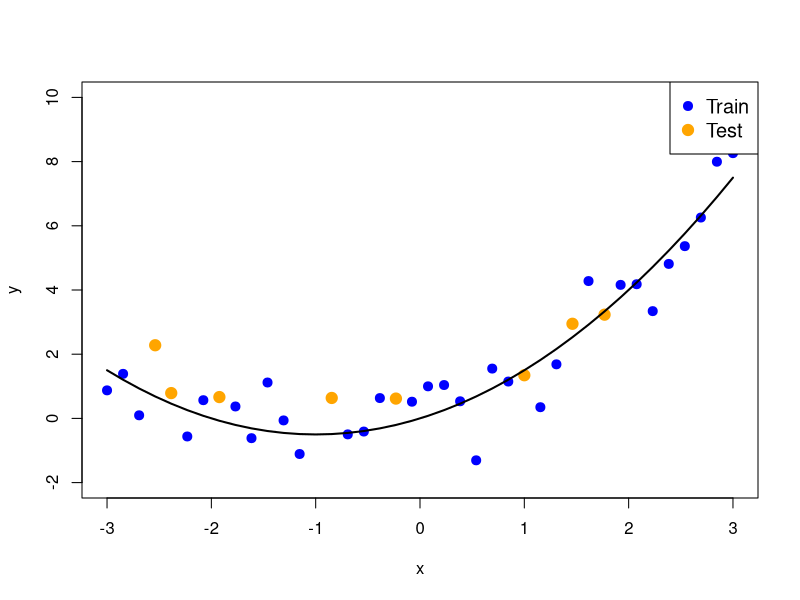
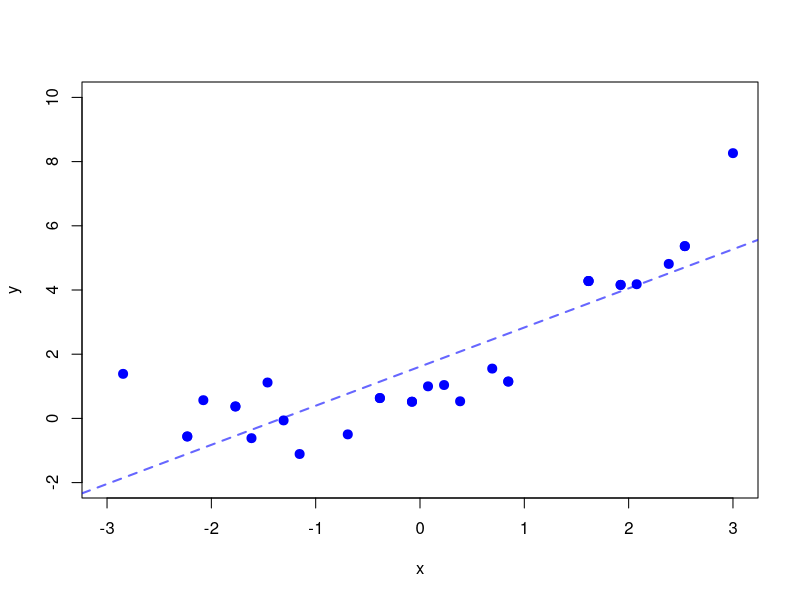
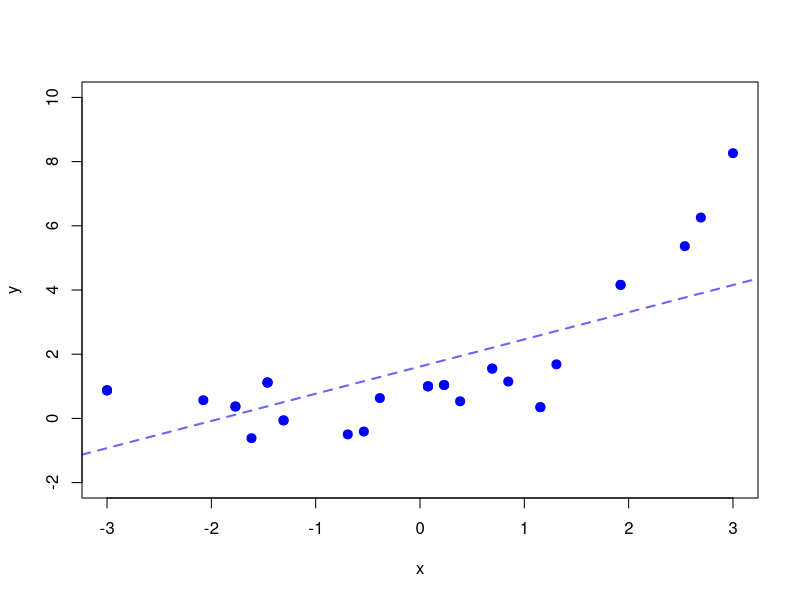
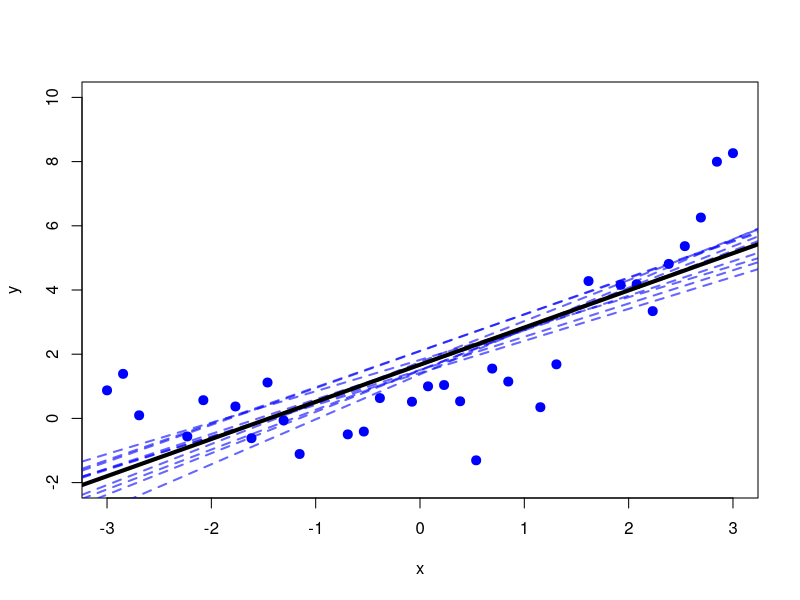
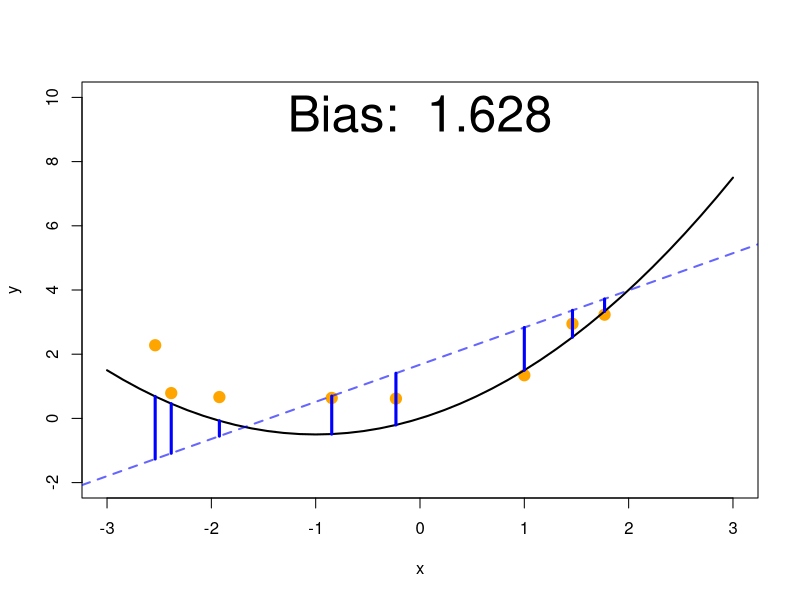
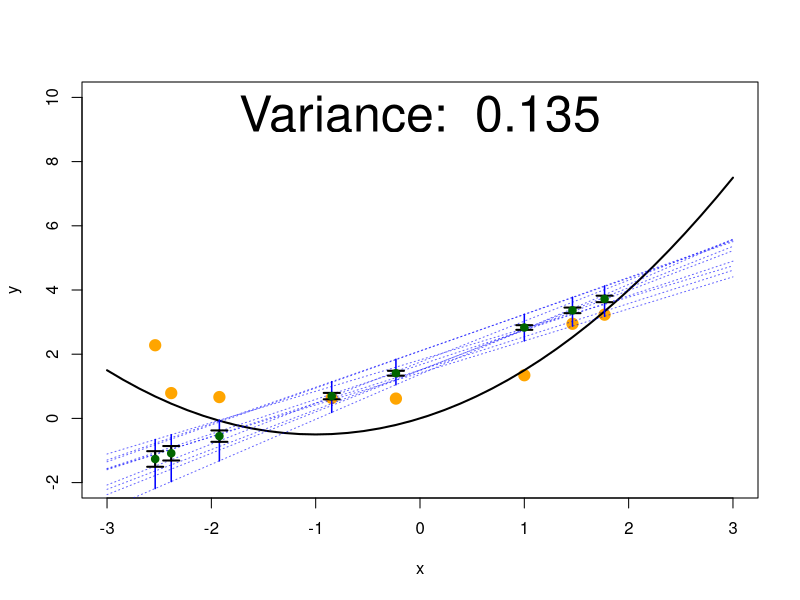
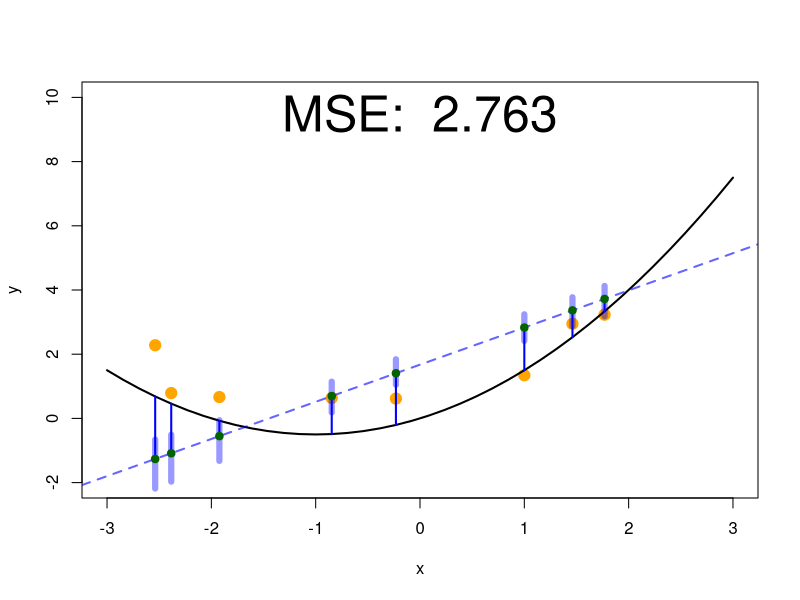
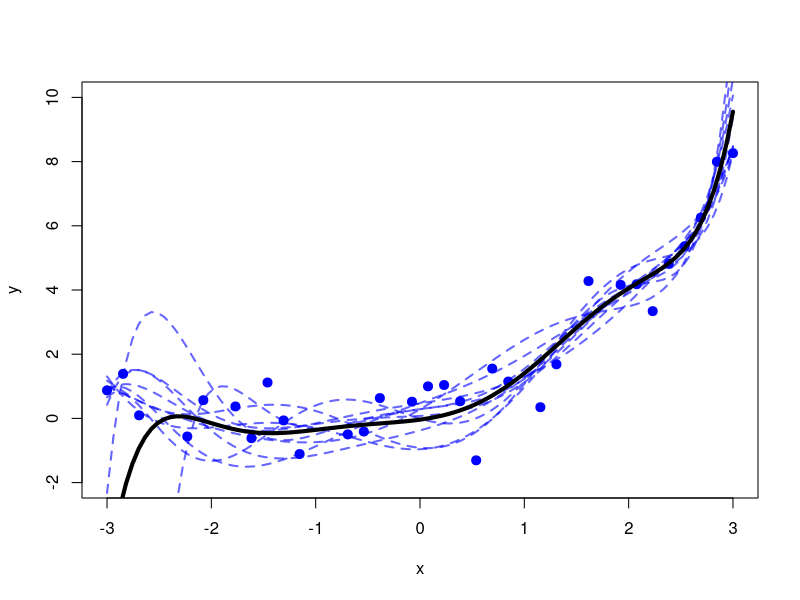

The R script that drew these images, in order:
# ------------------------------------------------------------------------------
# bias-var-decomposition
# ------------------------------------------------------------------------------

set.seed(1)

calculate_polynomial <- function(coef,poly_grade,x){
    # Calculate the polynomial using the coeffficients
    y <- coef[1]
    for (i in 2:(poly_grade+1)){
        y <- y + coef[i] * x^(i-1)
    }
    return(y)
}

plot_polynomial <- function(coef,poly_grade,color="blue",lwd=2,lty=2){
    # Plot the polynomial using the coeffficients
    x <- seq(-3, 3, length.out = 100)
    y <- calculate_polynomial(coef,poly_grade,x)
    # 
    lines(x, y, col = color, lwd=lwd,lty=lty)
}

train_model <- function(training_lenght,X_train,Y_train,poly_grade=1,plot_points = FALSE){
    # Bootstrap the training data
    sample_index <- sample(1:training_length, training_length, replace = TRUE)
    X_train_sample <- X_train[sample_index]
    Y_train_sample <- Y_train[sample_index]
    # Make a dashed line with the model if the flag is true
    if (plot_points){
        plot(X_train_sample, Y_train_sample, col = "blue", pch = 19, cex = 1.2, xlim = c(-3, 3), ylim = c(-2, 10), xlab = "x",ylab = "y")
    }
    model = lm(Y_train_sample ~ poly(X_train_sample, poly_grade,raw=TRUE))
    if (poly_grade == 1){
        abline(model,col=rgb(0, 0, 1, 0.6), lwd = 2, lty=2)
    }
    if (poly_grade > 1){
        plot_polynomial(coef(model), poly_grade, color=rgb(0, 0, 1, 0.6))
        }
    return(coef(model))
}

save_plot <- function(path){
png(path)
}

data_length=40
training_fraction <- 0.80
training_length <- round(training_fraction * data_length)
number_of_models=10

X <- seq(-3, 3, length.out = data_length)
# Apply a polynomial transformation to X and add noise
error_std <- 1
Y_noiseless <-  X + 0.5 * X^2
Y <- Y_noiseless+ rnorm(data_length, mean = 0, sd = error_std)

# Divide the data into training and test
train_index <- sample(1:data_length, training_length )
X_train <- X[train_index]
Y_train <- Y[train_index]
X_test <- X[-train_index]
Y_test <- Y[-train_index]
Y_true_test <- Y_noiseless[-train_index]

### 1st plot: Plot of train and test data
save_plot("../figure/bias_variance_decomposition-train_test.png")
plot(X_train, Y_train, col = "blue", pch = 19, cex = 1.2, xlim = c(-3, 3), ylim = c(-2, 10),xlab = "x",ylab = "y")
points(X[-train_index], Y[-train_index], col = "orange", pch = 19, cex = 1.5)
# add a legend
legend("topright", legend = c("Train", "Test"), col = c("blue", "orange"), pch = 19, pt.cex = c(1.2, 1.5), cex=1.2)
lines(X, Y_noiseless, col = "black", lwd = 2)
dev.off()

### 2nd plot: Explain the sampling with replacement ( bootstrap), show it two times
save_plot("../figure/bias_variance_decomposition-bootstrap_2.png")
train_model(training_length,X_train,Y_train,1,TRUE)
dev.off()
save_plot("../figure/bias_variance_decomposition-bootstrap_1.png")
train_model(training_length,X_train,Y_train,1,TRUE)
dev.off()


### 3th plot: Train N models using different samples from the training data and show them, also show the average model
coef_list <- list()
save_plot("../figure/bias_variance_decomposition-linear_model.png")
plot(X_train, Y_train, col = "blue", pch = 19, cex = 1.2, xlim = c(-3, 3), ylim = c(-2, 10),xlab = "x",ylab = "y")
for (i in 1:number_of_models) {
  coef_list[[i]] <- train_model(training_length,X_train,Y_train,1,FALSE)

}
coef_df <- do.call(rbind, coef_list)
coef_df_mean <- apply(coef_df, 2, mean)
abline(coef_df_mean, col = "black", lwd = 4)
dev.off()


### 4th plot: Plot test points, real model, average model and show the bias
save_plot("../figure/bias_variance_decomposition-linear_model_bias.png")
bias = mean(((coef_df_mean[1] + coef_df_mean[2] * X_test) - ( X_test + 0.5 * X_test^2))^2)
plot(X_test, Y_test, col = "orange", pch = 19, cex = 1.5, xlim = c(-3, 3), ylim = c(-2, 10),xlab = "x",ylab = "y")
lines(X, Y_noiseless, col = "black", lwd = 2)
abline(coef_df_mean, col=rgb(0, 0, 1, 0.6), lwd = 2, lty=2)
segments(X_test,Y_true_test, X_test, calculate_polynomial(coef_df_mean,1,X_test), col = "blue", lwd = 3, lty = 'solid')
# calculate the mean bias with respect to the real model in the test data
text(0, 9.5, paste("Bias: ",round(bias,3)), cex = 3)
dev.off()

### 5th plot: Plot test points, real model, and the predictions of each trained model
save_plot("../figure/bias_variance_decomposition-linear_model_variance.png")
Y_test_predicted <- matrix(0, nrow = number_of_models, ncol = length(X_test))
for (i in 1:number_of_models) {
  Y_test_predicted[i,] <-  coef_list[[i]][1] + coef_list[[i]][2] * X_test
}
prediction_means <- apply(Y_test_predicted, 2, mean)
prediction_vars <- apply(Y_test_predicted, 2, var)
prediction_min <- apply(Y_test_predicted, 2, min)
prediction_max <- apply(Y_test_predicted, 2, max)
plot(X_test, Y_test, col = "orange", pch = 19, cex = 1.5,
     xlim = c(-3, 3), ylim = c(-2, 10), xlab = "x", ylab = "y")
lines(X, Y_noiseless, col = "black", lwd = 2)
for (i in 1:number_of_models) {
  plot_polynomial(coef_list[[i]], 1, col = rgb(0, 0, 1, 0.6), lwd = 1, lty = 3)
}
for (j in 1:length(X_test)) {
  segments(X_test[j], prediction_min[j], X_test[j], prediction_max[j],
           col = "blue", lty = 'solid', lwd = 1.5)
}
arrows(X_test,
       prediction_means - prediction_vars,
       X_test,
       prediction_means + prediction_vars,
       angle = 90, code = 3, length = 0.08,
       col = "black", lwd = 2)
points(X_test, prediction_means, col = "darkgreen", pch = 19, cex = 1)
text(0, 9.5, paste("Variance: ", round(mean(prediction_vars), 3)), cex = 3)
dev.off()


### 6th plot: MSE
save_plot("../figure/bias_variance_decomposition-linear_model_mse.png")

Y_pred_mean <- calculate_polynomial(coef_df_mean, 1, X_test)
bias_squared <- (Y_pred_mean - Y_true_test)^2
variance <- prediction_vars
noise <- rep(error_std^2, length(X_test))

# MSE = Bias² + Variance + Noise
mse <- bias_squared + variance + noise
mse_total <- mean(mse)

plot(X_test, Y_test, col = "orange", pch = 19, cex = 1.5,
     xlim = c(-3, 3), ylim = c(-2, 10),
     xlab = "x", ylab = "y")
lines(X, Y_noiseless, col = "black", lwd = 2)
abline(coef_df_mean, col = rgb(0, 0, 1, 0.6), lwd = 2, lty=2)
segments(X_test, Y_true_test, X_test, Y_pred_mean,
         col = "blue", lwd = 2) # bias
prediction_min <- apply(Y_test_predicted, 2, min)
prediction_max <- apply(Y_test_predicted, 2, max)

for (j in 1:length(X_test)) {
  segments(X_test[j], prediction_min[j], X_test[j], prediction_max[j],
           col = rgb(0,0,1,0.4), lty = 'solid', lwd = 6)
} # var
points(X_test, Y_pred_mean, col = "darkgreen", pch = 19, cex = 1)
text(0, 9.5, paste("MSE: ", round(mse_total, 3)), cex = 3)

dev.off()


###### Now, a much more complex model ######
grade=7
### 7th plot: Train N models using different samples from the training data and show them, also show the average model
coef_list <- list()
save_plot("../figure/bias_variance_decomposition-complex_model.png")
plot(X_train, Y_train, col = "blue", pch = 19, cex = 1.2, xlim = c(-3, 3), ylim = c(-2, 10),xlab = "x",ylab = "y")
for (i in 1:number_of_models) {
  coef_list[[i]] <- train_model(training_length,X_train,Y_train,grade,FALSE)
}
coef_df <- do.call(rbind, coef_list)
coef_df_mean <- apply(coef_df, 2, mean)
plot_polynomial(coef_df_mean,grade,"black",4,1)
dev.off()

### 8th plot: Plot test points, real model, average model and show the bias
save_plot("../figure/bias_variance_decomposition-complex_model_bias.png")
bias=mean(((calculate_polynomial(coef_df_mean,grade,X_test)) - (X_test + 0.5 * X_test^2))^2)
plot(X_test, Y_test, col = "orange", pch = 19, cex = 1.5,xlim = c(-3, 3), ylim = c(-2, 10),xlab = "x",ylab = "y")
lines(X, Y_noiseless, col = "black", lwd = 2)
plot_polynomial(coef_df_mean,grade,rgb(0, 0, 1, 0.6),2,2)
segments(X_test,Y_true_test, X_test, calculate_polynomial(coef_df_mean,grade,X_test), col = "blue", lwd = 3, lty = 'solid')
text(0, 9.5, paste("Bias: ",round(bias,3)), cex = 3)
dev.off()


### 9th plot: Plot test points, real model, and the predictions of each trained model
save_plot("../figure/bias_variance_decomposition-complex_model_variance.png")
Y_test_predicted <- matrix(0, nrow = number_of_models, ncol = length(X_test))
for (i in 1:number_of_models) {
  Y_test_predicted[i,] <-  calculate_polynomial(coef_list[[i]],grade,X_test)
}
prediction_means <- apply(Y_test_predicted, 2, mean)
prediction_vars <- apply(Y_test_predicted, 2, var)
prediction_min <- apply(Y_test_predicted, 2, min)
prediction_max <- apply(Y_test_predicted, 2, max)
plot(X_test, Y_test, col = "orange", pch = 19, cex = 1.5,
     xlim = c(-3, 3), ylim = c(-2, 10), xlab = "x", ylab = "y")
lines(X, Y_noiseless, col = "black", lwd = 2)
for (i in 1:number_of_models) {
  plot_polynomial(coef_list[[i]], grade, col = rgb(0, 0, 1, 0.6), lwd = 1, lty = 3)
}
for (j in 1:length(X_test)) {
  segments(X_test[j], prediction_min[j], X_test[j], prediction_max[j],
           col = "blue", lty = 'solid', lwd = 1.5)
}
arrows(X_test,
       prediction_means - prediction_vars,
       X_test,
       prediction_means + prediction_vars,
       angle = 90, code = 3, length = 0.08,
       col = "black", lwd = 2)
points(X_test, prediction_means, col = "darkgreen", pch = 19, cex = 1)
text(0, 9.5, paste("Variance: ", round(mean(prediction_vars), 3)), cex = 3)
dev.off()


### 10th plot: MSE
save_plot("../figure/bias_variance_decomposition-complex_model_mse.png")

Y_pred_mean <- calculate_polynomial(coef_df_mean, grade, X_test)
bias_squared <- (Y_pred_mean - Y_true_test)^2
variance <- prediction_vars
noise <- rep(error_std^2, length(X_test))

# MSE = Bias² + Variance + Noise
mse <- bias_squared + variance + noise
mse_total <- mean(mse)

plot(X_test, Y_test, col = "orange", pch = 19, cex = 1.5,
     xlim = c(-3, 3), ylim = c(-2, 10),
     xlab = "x", ylab = "y")
lines(X, Y_noiseless, col = "black", lwd = 2)
plot_polynomial(coef_df_mean, grade, color = rgb(0, 0, 1, 0.6), lwd = 2, lty = 2)
segments(X_test, Y_true_test, X_test, Y_pred_mean,
         col = "blue", lwd = 2) # bias
prediction_min <- apply(Y_test_predicted, 2, min)
prediction_max <- apply(Y_test_predicted, 2, max)

for (j in 1:length(X_test)) {
  segments(X_test[j], prediction_min[j], X_test[j], prediction_max[j],
           col = rgb(0,0,1,0.4), lty = 'solid', lwd = 6)
} # var
points(X_test, Y_pred_mean, col = "darkgreen", pch = 19, cex = 1)
text(0, 9.5, paste("MSE: ", round(mse_total, 3)), cex = 3)

dev.off()

###### Now, the correct model ######
grade=2

### 11th plot: Train N models using different samples from the training data and show them, also show the average model
coef_list <- list()
save_plot("../figure/bias_variance_decomposition-correct_model.png")
plot(X_train, Y_train, col = "blue", pch = 19, cex = 1.2, xlim = c(-3, 3), ylim = c(-2, 10),xlab = "x",ylab = "y")
for (i in 1:number_of_models) {
  coef_list[[i]] <- train_model(training_length,X_train,Y_train,grade,FALSE)
}
coef_df <- do.call(rbind, coef_list)
coef_df_mean <- apply(coef_df, 2, mean)
plot_polynomial(coef_df_mean,grade,"black",4,1)
dev.off()

### 12th plot: Plot test points, real model, average model and show the bias
save_plot("../figure/bias_variance_decomposition-correct_model_bias.png")
bias=mean(((calculate_polynomial(coef_df_mean,grade,X_test)) - (X_test + 0.5 * X_test^2))^2)
plot(X_test, Y_test, col = "orange", pch = 19, cex = 1.5,xlim = c(-3, 3), ylim = c(-2, 10),xlab = "x",ylab = "y")
lines(X, Y_noiseless, col = "black", lwd = 2)
plot_polynomial(coef_df_mean,grade,rgb(0,0,1,0.6),2,2)
segments(X_test,Y_true_test, X_test, calculate_polynomial(coef_df_mean,grade,X_test), col = "blue", lwd = 3, lty = 'solid')
text(0, 9.5, paste("Bias: ",round(bias,3)), cex = 3)
dev.off()

### 13th plot: Plot test points, real model, and the predictions of each trained model
save_plot("../figure/bias_variance_decomposition-correct_model_variance.png")
Y_test_predicted <- matrix(0, nrow = number_of_models, ncol = length(X_test))
for (i in 1:number_of_models) {
  Y_test_predicted[i,] <-  calculate_polynomial(coef_list[[i]],grade,X_test)
}
prediction_means <- apply(Y_test_predicted, 2, mean)
prediction_vars <- apply(Y_test_predicted, 2, var)
prediction_min <- apply(Y_test_predicted, 2, min)
prediction_max <- apply(Y_test_predicted, 2, max)
plot(X_test, Y_test, col = "orange", pch = 19, cex = 1.5,
     xlim = c(-3, 3), ylim = c(-2, 10), xlab = "x", ylab = "y")
lines(X, Y_noiseless, col = "black", lwd = 2)
for (i in 1:number_of_models) {
  plot_polynomial(coef_list[[i]], grade, col = rgb(0, 0, 1, 0.6), lwd = 1, lty = 3)
}
for (j in 1:length(X_test)) {
  segments(X_test[j], prediction_min[j], X_test[j], prediction_max[j],
           col = "blue", lty = 'solid', lwd = 1.5)
}
arrows(X_test,
       prediction_means - prediction_vars,
       X_test,
       prediction_means + prediction_vars,
       angle = 90, code = 3, length = 0.08,
       col = "black", lwd = 2)
points(X_test, prediction_means, col = "darkgreen", pch = 19, cex = 1)
text(0, 9.5, paste("Variance: ", round(mean(prediction_vars), 3)), cex = 3)
dev.off()



### 14th plot: MSE visualization for correct model (grade = 2)

save_plot("../figure/bias_variance_decomposition-correct_model_mse.png")

Y_pred_mean <- calculate_polynomial(coef_df_mean, grade, X_test)

bias_squared <- (Y_pred_mean - Y_true_test)^2
variance <- prediction_vars
noise <- rep(error_std^2, length(X_test))

mse <- bias_squared + variance + noise
mse_total <- mean(mse)

plot(X_test, Y_test, col = "orange", pch = 19, cex = 1.5,
     xlim = c(-3, 3), ylim = c(-2, 10),
     xlab = "x", ylab = "y")

lines(X, Y_noiseless, col = "black", lwd = 2)

plot_polynomial(coef_df_mean, grade, color = rgb(0, 0, 1, 0.6), lwd = 2, lty = 2)
segments(X_test, Y_true_test, X_test, Y_pred_mean,
         col = "blue", lwd = 2) #bias
prediction_min <- apply(Y_test_predicted, 2, min)
prediction_max <- apply(Y_test_predicted, 2, max)
for (j in 1:length(X_test)) {
  segments(X_test[j], prediction_min[j], X_test[j], prediction_max[j],
           col = rgb(0, 0, 1, 0.4), lty = 'solid', lwd = 6)
} #var

points(X_test, Y_pred_mean, col = "darkgreen", pch = 19, cex = 1)
text(0, 9.5, paste("MSE: ", round(mse_total, 3)), cex = 3)
dev.off()

